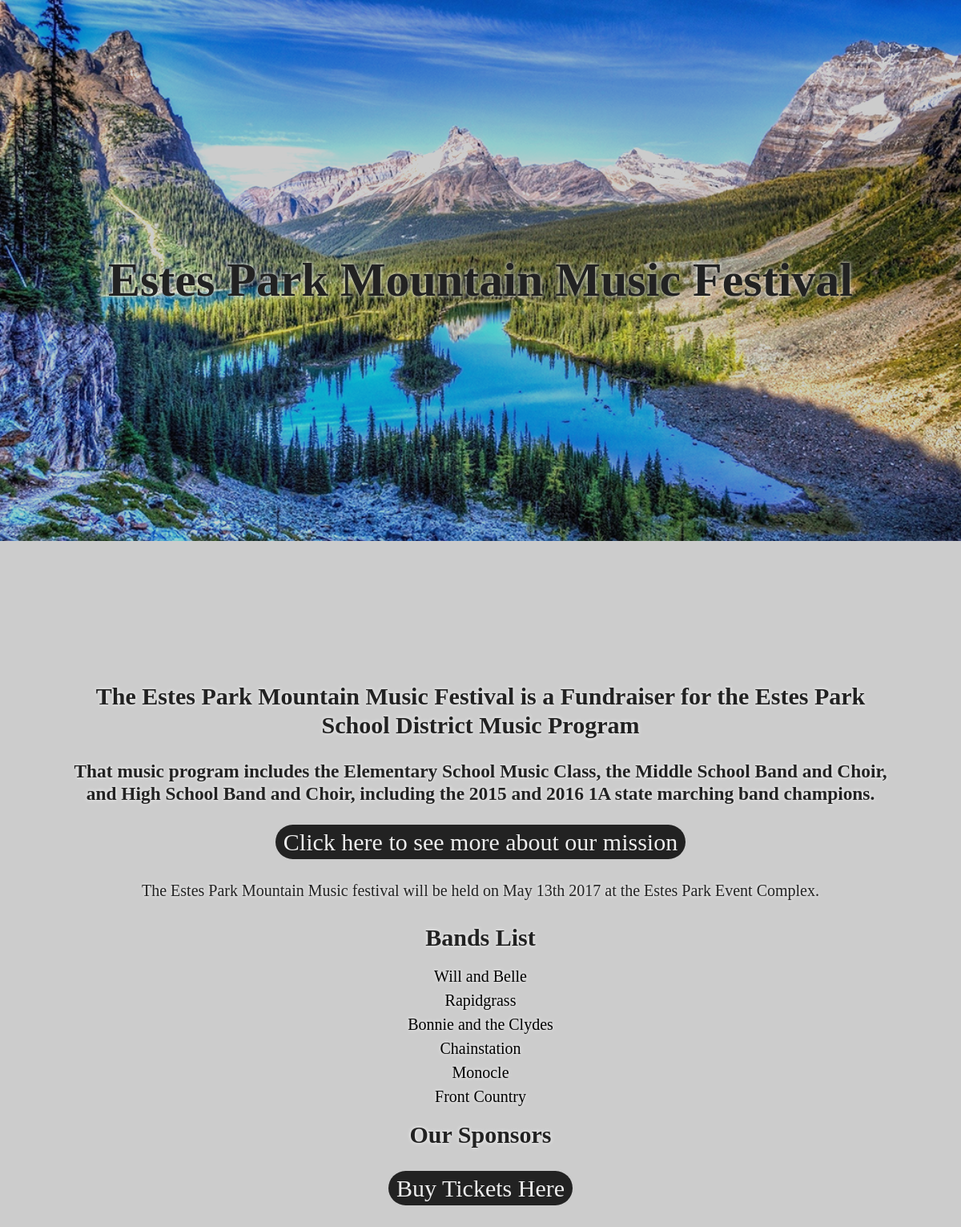
The app's page /, older data.
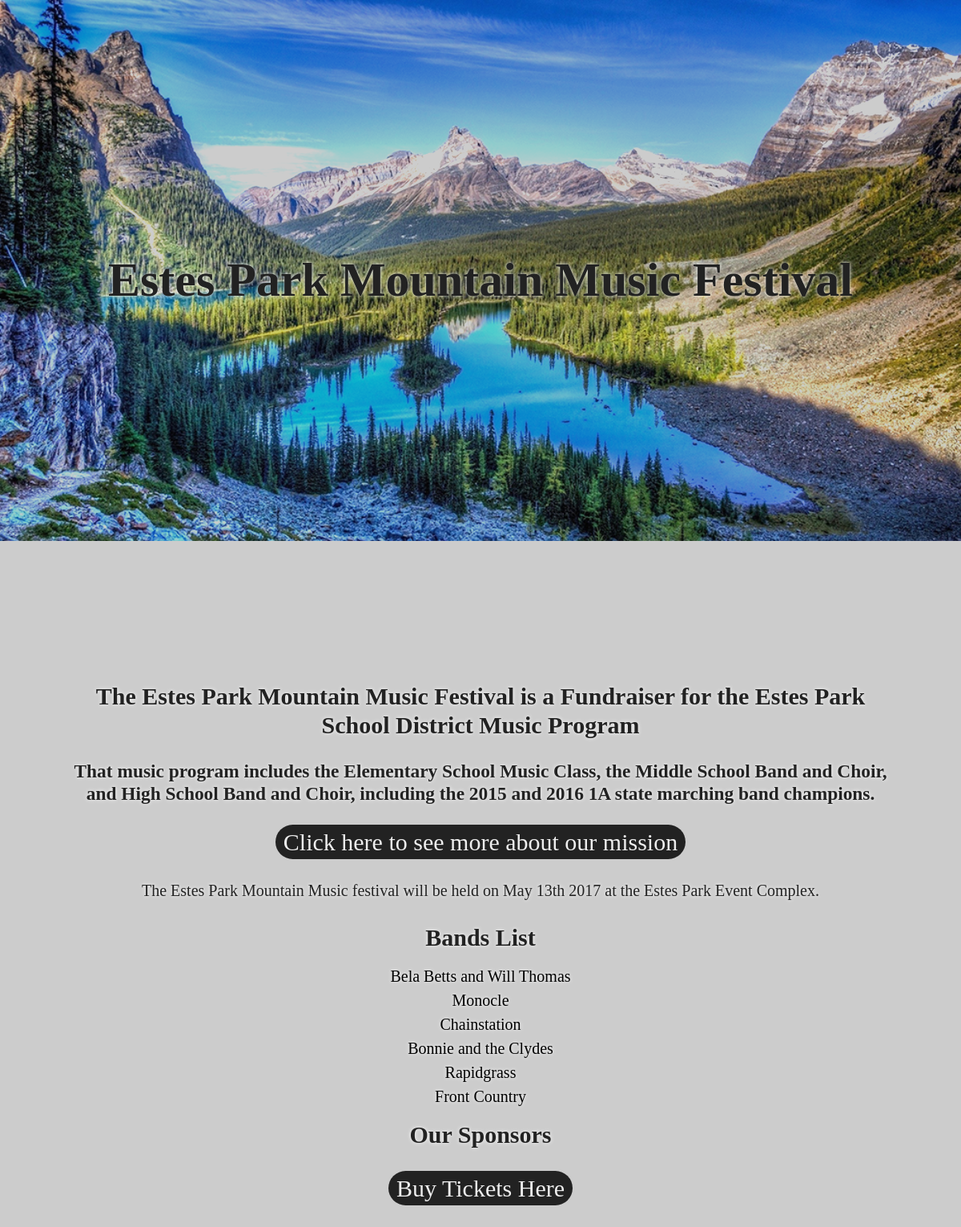
The same page, newer data.
### bands/models.py (models this page shows, shortened)
class band(models.Model):
    priority = models.CharField(max_length=2)
    name = models.CharField(max_length=255)
    description = models.TextField(blank=True, null=True)
    short_description = models.CharField(blank=True, null=True, max_length=100)
    video = models.URLField(max_length=200, blank=True, null=True)
    website = models.URLField(max_length=200, blank=True, null=True)

### bands/views.py (the view)
# urls.py: url(r'^$', index, name='home'),
def index(request):
    bands = band.objects.all().order_by('priority').reverse()
    sponsors = sponsor.objects.all()
    return render(request, 'index.html', {'bands': bands, 'sponsors': sponsors})

### Templates/index.html (shortened to what this page needs)
{% extends '_partials/base.html' %}
{% block content %}
<h2>The Estes Park Mountain Music Festival is a Fundraiser for the Estes Park School District Music Program</h2>
<h3>That music program includes the Elementary School Music Class, the Middle School Band and Choir, and High School Band and Choir, including the 2015 and 2016 1A state marching band champions.</h3>
<a href="/ourstory/" class='button'>Click here to see more about our mission</a>
<p>
  The Estes Park Mountain Music festival will be held on May 13th 2017 at the Estes Park Event Complex.<br>
</p>
    <h2>Bands List</h2>
    {% for band in bands %}
      <div class='list'>
        <p><a href="{% url 'band' pk=band.pk %}">{{ band.name }}</a></p>
      </div>
    {% endfor %}
    <h2>Our Sponsors</h2>
  <a href="#" class="button">Buy Tickets Here</a>
{% endblock content %}

### Templates/_partials/base.html (shortened to what this page needs)
<!doctype html>{% load staticfiles %}
<head>
  <link rel="stylesheet" href="{% static 'css/app.css' %}">
<head>
<body style="background-image: url('{% static "img/Background.jpg"%}');">
  <nav>
    <div class="container">
      <a class="title" href="/">Estes Park Mountain Music Festival</a>
    </div>
  </nav>
  <div class='back'>
    <div class="container">
      {% block content %}{% endblock %}
    </div>
  </div>
</body>

### assets/css/app.css (style rules this page uses)
body { color: #222; font-size: 20px; line-height: 1.6; margin: 0; background-size: contain; background-repeat: no-repeat; text-shadow: 0px 0px 5px #fff; background-blend-mode: darken; background-color: #ccc; }
h1, h2, h3 { line-height: 1.2; }
.button, .button:visited { font-size: 1.5em; background-color: #222; border-radius: 50px; padding: 5px 10px 5px; color: #eee; text-decoration: none; text-shadow: none; }
a, a:visited { color: black; text-decoration: none; }
nav { margin-bottom: 5px; padding-bottom: 27%; padding-top: 23%; }
a.title { font-size: 3em; color: #222; font-weight: bold; }
.list { line-height: .5em; }
.container { box-sizing: border-box; margin: 0 auto; max-width: 90%; padding: 25px 20px; margin-bottom: 50px; position: relative; word-wrap: break-word; width: 100%; text-align: center; }

Row changes from the older to the newer data that the page shows:
changed band: name "Will and Belle" → "Bela Betts and Will Thomas"
changed band "Monocle": moves up the list
changed band "Chainstation": moves up the list
changed band "Bonnie and the Clydes": moves down the list
